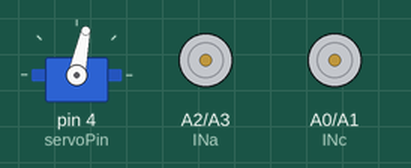
This sketch was run on a simulated Arduino Nano, built with avr-gcc and run on an emulated ATmega328P. Parts: servo, motor-driver pin pairs drawn as motors (green arrow = first pin HIGH = forward, orange = second pin HIGH = backward, longer = more drive, scaled by the enable pin). What the sketch prints to the serial monitor is not drawn.

Above: at 0.05 s.
At 1.5 s:
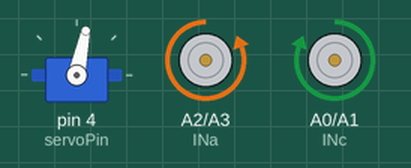
At 1.85 s:
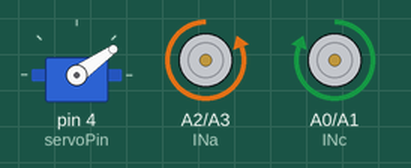
At 2.25 s:
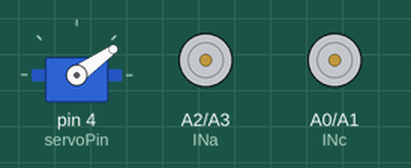
At 3.0 s:
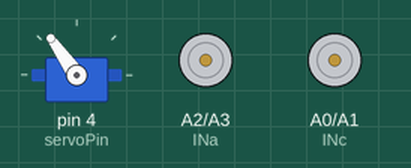
Timing chart, 0 to 6.9 s (numbered marks = the images above):
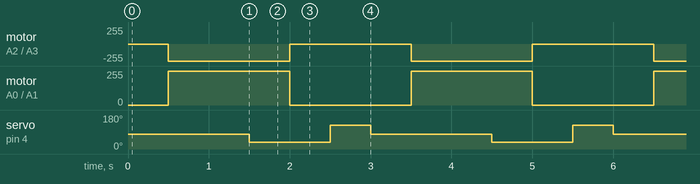

Measured:
- by itself, motor on A2 (INa) / A3 (INb): alternates backward 255/255 for 1.5 s and stopped for 1.5 s
- by itself, motor on A0 (INc) / A1 (INd): alternates forward 255/255 for 1.5 s and stopped for 1.5 s
- by itself, servo on pin 4 (servoPin): repeats every 3.0 s: 125° 0.50 s, 78° 1.5 s, 35° 1.0 s

The sketch:

Servo_test_27.1.23.ino
```cpp
//********************************************************//
//*  University of Nottingham                            *//
//*  Department of Electrical and Electronic Engineering *//
//*  Nat Dacombe & Alex Ottway                           *//
//*  UoN EEEBot 2022                                     *//
//*  Motor & Servo Basic Test Code                       *//
//********************************************************//

// ASSUMPTION: Channel A is LEFT, Channel B is RIGHT

// Use this code to correctly assign the four pins to move the car forwards, backwards, clockwise & counter-clockwise
// You first need to change the pin numbers for the four motor 'IN' pins below and then decide which go HIGH and LOW in
// each of the movements, stopMotors has been done for you
// ** marks where you need to insert the pin number or state

// feel free to modify this code to test existing or new functions

#include <Servo.h>    //include the servo library
#define servoPin 4
Servo myservo;        // create servo object to control a servo
float steeringAngle;  // variable to store the servo position

#define enA 5   //EnableA command line - should be a PWM pin
#define enB 6   //EnableB command line - should be a PWM pin

//name the motor control pins - replace the CHANGEME with your pin number, digital pins do not need the 'D' prefix whereas analogue pins need the 'A' prefix
#define INa A2  //Channel A direction
#define INb A3  //Channel A direction
#define INc A0  //Channel B direction
#define INd A1  //Channel B direction

byte speedSetting = 0;  //initial speed = 0


void setup() {
  // put your setup code here, to run once:


  myservo.attach(servoPin);  //attach our servo object to pin D4
  //the Servo library takes care of defining the PinMode declaration (libraries/Servo/src/avr/Servo.cpp line 240)

  //configure the motor control pins as outputs
  pinMode(INa, OUTPUT);
  pinMode(INb, OUTPUT);
  pinMode(INc, OUTPUT);
  pinMode(INd, OUTPUT);
  pinMode(enA, OUTPUT);
  pinMode(enB, OUTPUT);

  //initialise serial communication
  Serial.begin(9600);
  Serial.println("Arduino Nano is Running"); //sanity check

  speedSetting = 255;
  motors(speedSetting, speedSetting); //make a call to the "motors" function and provide it with a value for each of the 2 motors - can be different for each motor - using same value here for expedience
  Serial.print("Motor Speeds: ");
  Serial.println(speedSetting);
}


void loop() {
  stopMotors();
  myservo.write(78.5);  //set centre point
  delay(500);
  goForwards();
  delay(1000);
  myservo.write(35);  //rotate left
  delay(500);
  stopMotors();
  delay(500);
  myservo.write(125); //rotate right
  delay(500);
  }


void motors(int leftSpeed, int rightSpeed) {
  //set individual motor speed
  //direction is set separately

  analogWrite(enA, leftSpeed);
  analogWrite(enB, rightSpeed);
}

void moveSteering() {
  //you may need to change the maximum and minimum servo angle to have the largest steering motion
  int maxAngle = 125;
  int minAngle = 35;


  for (steeringAngle = minAngle; steeringAngle <= maxAngle; steeringAngle += 1) { //goes from minAngle to maxAngle (degrees)
    //in steps of 1 degree
    myservo.write(steeringAngle);   //tell servo to go to position in variable 'steeringAngle'
    delay(15);                      //waits 15ms for the servo to reach the position
  }
  for (steeringAngle = maxAngle; steeringAngle >= -minAngle; steeringAngle -= 1) { // goes from maxAngle to minAngle (degrees)
    myservo.write(steeringAngle);   //tell servo to go to position in variable 'steeringAngle'
    delay(15);                      //waits 15 ms for the servo to reach the position
  }
}


//for each of the below function, two of the 'IN' variables must be HIGH, and two LOW in order to move the wheels - use a trial and error approach to determine the correct combination for your EEEBot
void goForwards() {
  digitalWrite(INa, LOW);
  digitalWrite(INb, HIGH);
  digitalWrite(INc, HIGH);
  digitalWrite(INd, LOW);
}

void goBackwards() {
  digitalWrite(INa, HIGH);
  digitalWrite(INb, LOW);
  digitalWrite(INc, LOW);
  digitalWrite(INd, HIGH);
}

void goClockwise() {
  digitalWrite(INa, HIGH);
  digitalWrite(INb, LOW);
  digitalWrite(INc, HIGH);
  digitalWrite(INd, LOW);
}

void goAntiClockwise() {
  digitalWrite(INa, LOW);
  digitalWrite(INb, HIGH);
  digitalWrite(INc, LOW);
  digitalWrite(INd, HIGH);
}

void stopMotors() {
  digitalWrite(INa, LOW);
  digitalWrite(INb, LOW);
  digitalWrite(INc, LOW);
  digitalWrite(INd, LOW);
}
```
